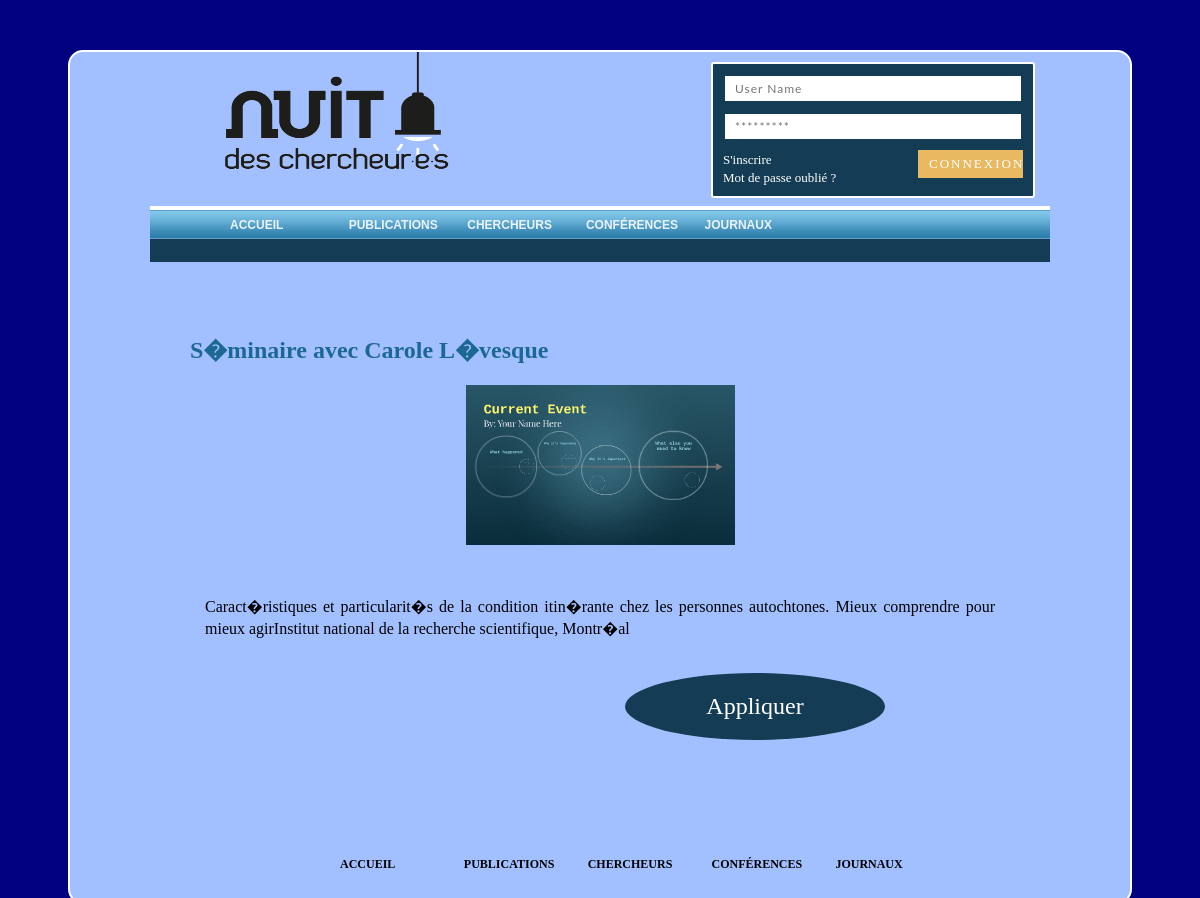
/index.php?page=EventDetails&id=1, run on the app's committed database.
### tables this page shows
CREATE TABLE IF NOT EXISTS `template` (
  `id` int(8) NOT NULL AUTO_INCREMENT,
  `logo` varchar(255) DEFAULT NULL,
  `couleurAccueil` varchar(15) DEFAULT NULL,
  `couleurPublication` varchar(15) DEFAULT NULL,
  `couleurChercheur` varchar(15) DEFAULT NULL,
  `couleurConference` varchar(15) DEFAULT NULL,
  `couleurJourneaux` varchar(15) DEFAULT NULL,
  `couleurMenu` varchar(15) DEFAULT NULL,
  `couleurNews` varchar(15) DEFAULT NULL,
  PRIMARY KEY (`id`)
);

CREATE TABLE IF NOT EXISTS `event` (
  `id` int(11) NOT NULL AUTO_INCREMENT,
  `contain` text NOT NULL,
  `urlEvent` varchar(255) NOT NULL,
  `imgUrl` varchar(255) NOT NULL,
  `titre` varchar(200) NOT NULL,
  PRIMARY KEY (`id`)
);

### Controller/EventDetails.php (called while the page is built, shortened)
<?php
include(dirname(__FILE__) . '/../View/EventDetails.php');
include(dirname(__FILE__) . '/../Model/EventDetails.php');
$connect = new db();
$bdd = $connect->connectDB();
$MDL = new EventDetailsMDL($bdd);
$View = new EventDetailsView($MDL);
$View->SignUp();
$View->eventDetail();

### Model/EventDetails.php (the view, shortened to what this page needs)
<?php
class EventDetailsMDL
{
    private $db;
    public function __construct($db)
    {
        $this->db = $db;
    }
    public function getEventDetails()
    {
        $query_events = "SELECT t.* FROM event t WHERE id = " . $_GET['id'] . "";
        $result_event = $this->db->query($query_events);
        $result_event->setFetchMode(PDO::FETCH_ASSOC);
        $result = $result_event->fetch();
        if ($result) {
            if ($result['imgUrl']) {
                $img = $result['imgUrl'];
            } else
                $img = "assets/image/event.png";
            if ($result['urlEvent']) {
                $url = $result['urlEvent'];
            } else
                $url = "#";
            $tmp = "
                <div class=\"paraEvent\">
                    <h2>" . utf8_encode($result['titre']) . "</h2>
                        <div class=\"imgEvent\">
                            <img src=\"" . $img . "\" alt=\"\" />
                        </div>
                        <div id=\"paragraphNewDetail\">
                            <p>" . utf8_encode($result['contain']) . "</p>
                        <br>
                        <a href=\"" . $url . "\" class=\"btn-Event imgEvent\"><div class='btnEventDiv'>Appliquer</div></a>
                    </div>
                </div>
            ";
        }
        echo $tmp;
    }
}

### View/header.php (shortened to what this page needs)
<!DOCTYPE html>
<html xmlns="http://www.w3.org/1999/html">
<head>
    <link rel="stylesheet" href="assets/css/menuHorizStyle.css" type="text/css"/>
    <link rel="stylesheet" href="assets/css/AccueilStyle.css" media="all" type="text/css"/>
    <link rel="stylesheet" href="assets/css/footerStyle.css" type="text/css"/>
    <link rel="stylesheet" href="assets/css/slidesShowStyle.css" type="text/css"/>
    <link rel="stylesheet" href="assets/css/btnSearch.css" type="text/css"/>
    <link rel="stylesheet" href="assets/css/NewsDetails.css" type="text/css"/>
    <link rel="stylesheet" href="assets/css/News.css" type="text/css"/>
    <link rel="stylesheet" href="assets/css/EventStyle.css" type="text/css"/>
    <link rel="stylesheet" href="assets/css/signeUpStyle.css" type="text/css"/>
    <link rel="stylesheet" href="assets/css/Chercheurs.css" type="text/css"/>
    <link rel="stylesheet" href="assets/css/publication.css" type="text/css"/>
    <link rel="stylesheet" href="assets/css/Journaux.css" type="text/css"/>
    <link rel="stylesheet" href="assets/css/Conferences.css" type="text/css"/>
    <link rel="stylesheet" href="assets/css/commentaire.css" type="text/css"/>
    <link rel="stylesheet" href="assets/css/Issue.css" type="text/css"/>
    <?php
    $connect = new db();
    $bdd = $connect->connectDB();
    $req = $bdd->prepare("SELECT * from template");
    $req->execute();
    $res = $req->fetch();
    ?>
</head>
<body>
<div class="container">
    <nav>
        <?php
        if (isset($_SESSION['userORadmin']) && $_SESSION['userORadmin'] == 0) {
            $logo = (isset($_SESSION['bloquer']) && $_SESSION['bloquer']) ? "#" : "index.php?page=Accueil";
        } elseif (isset($_SESSION['userORadmin']) && $_SESSION['userORadmin'] == 1) {
            $logo = "index.php?page=Admin";
        } else
            $logo = "index.php?page=Accueil";
        echo "<a href=\"$logo\" ><img id=\"logo\" src=\"" . $res['logo'] . "\" width=\"30%\" height=\"150\"></a>";
        ?>
        <?php
        if (isset($_SESSION['nom'])) {
            echo "<div class=\"authentification\"  id=\"login\" >
                                <a id=\"logout-btn\" href=\"Model/Inscription.php?log=out\" value=\"Déconnexion\">Déconnexion</a>
                                <a id=\"profil-btn\" href=\"index.php?page=Profil\" value=\"Profil\">Profil</a>
                      </div>";
        } else {
            echo "<div class=\"authentification\">
                          <form action=\"Model/Inscription.php\" id=\"login\" method=\"post\">
                              <input id=\"UserName\" type=\"text\" placeholder=\"User Name\"  name=\"username\" />
                              <input id=\"Password\" type=\"password\" placeholder=\"*********\" name='password' />
                              <input id=\"login-btn\" type=\"submit\" value=\"Connexion\" />
                              <div class=\"inscrption\">
                                  <a href=\"#\" id=\"show_login\" class=\"inscripLink\"><span>S'inscrire</span></a><br>
                                  <a href=\"#\" id=\"show_pwdRecover\" class=\"inscripLink\"><span>Mot de passe oublié ? </span></a>
                              </div>
                          </form>
                      </div>";
        }
        ?>
        <div id="dolphincontainer">
            <div id="dolphinnav">
                <?php
                if (isset($_GET['page']) AND
                    ($_GET['page'] == "Admin" OR
                        $_GET['page'] == "Template" OR
                        $_GET['page'] == "Contenu" OR
                        $_GET['page'] == "User" OR
                        $_GET['page'] == "Commentaire" OR
                        $_GET['page'] == "EditerContenu" OR
                        $_GET['page'] == "EditerContenuConference" OR
                        $_GET['page'] == "EditerContenuEvent" OR
                        $_GET['page'] == "EditerContenuJournal" OR
                        $_GET['page'] == "EditerContenuPublication")
                ) {
                    echo "
                            <ul>
<li><a href=\"index.php?Admin\" id=Admin\"><span>Accueil</span></a></li>
                                <li><a href=\"index.php?page=Template\" id=\"template\"><span>Gestion Template</span></a></li>
                                <li><a href=\"index.php?page=Contenu\" id=\"contenu\"><span>Gestion De Contenu</span></a></li>
                                <li><a href=\"index.php?page=User\" id=\"utilisateur\"><span>Gestion Utilisateur</span></a></li>
                                <li><a href=\"index.php?page=Commentaire\" id=\"commentaire\"><span>Gestion Commentaire</span></a></li>
                            </ul>
                        ";
                } else {
                    $accueil = (isset($_SESSION['bloquer']) && $_SESSION['bloquer']) ? "#" : "index.php?page=Accueil";
                    $publications = (isset($_SESSION['bloquer']) && $_SESSION['bloquer']) ? "#" : "index.php?page=Publications";
                    $chercheurs = (isset($_SESSION['bloquer']) && $_SESSION['bloquer']) ? "#" : "index.php?page=Chercheurs";
                    $conferences = (isset($_SESSION['bloquer']) && $_SESSION['bloquer']) ? "#" : "index.php?page=Conferences";
                    $journaux = (isset($_SESSION['bloquer']) && $_SESSION['bloquer']) ? "#" : "index.php?page=Journaux";
                    echo "
                            <ul>
                                <li style='width: 10%'><a href=\"$accueil\" id=\"accueil\"><span>Accueil</span></a></li>
                                <li style='width: 10%'><a href=\"$publications\" id=\"pub\"><span>Publications</span></a></li>
                                <li style='width: 10%'><a href=\"$chercheurs\" id=\"chercheuur\"><span>Chercheurs</span></a></li>
                                <li style='width: 10%'><a href=\"$conferences\" id=\"conf\"><span>Conférences</span></a></li>
                                <li style='width: 10%'><a href=\"$journaux\" id=\"Journaux\"><span>Journaux</span></a></li>
                            </ul>
                        ";
                }
                ?>
            </div>
        </div>
    </nav>

### assets/css/menuHorizStyle.css (style rules this page uses)
#dolphincontainer { position: relative; height: 56px; color: #E0E0E0; background: #143D55; width: 100%; font-family: Helvetica, Arial, Verdana, sans-serif; }
#dolphinnav { position: relative; height: 33px; font-size: 12px; text-transform: uppercase; font-weight: bold; background: #fff url('../image/dolphin_bg.gif') repeat-x bottom left; padding: 0 0 0 20px; }
#dolphinnav ul { margin: 0; padding: 0; list-style-type: none; width: auto; float: left; }
#dolphinnav ul li { display: block; float: left; margin-left: 40px; }
#dolphinnav ul li a { display: block; float: left; color: #EAF3F8; text-decoration: none; padding: 0 0 0 20px; height: 33px; }
#dolphinnav ul li a span { padding: 12px 20px 0 0; height: 21px; float: left; }
#logo { margin-left: 50px; margin-right: 50px; }

### assets/css/AccueilStyle.css (style rules this page uses)
body { background-color: navy; }
nav, footer { margin-right: 80px; margin-left: 80px; }
h2 { color: #1D6893; }
.container { overflow: auto; border: 2px solid white; border-radius: 15px; background-color: #a2bfff; margin: 50px 60px 20px; padding-bottom: 20px; }
.authentification { width: 300px; background-color: #143D55; border: 2px solid white; border-radius: 3px; padding: 10px 10px 10px 10px; position: relative; float: right; margin-top: 10px; margin-right: 15px; }
#login #UserName, #login #Password { background-color: #ffffff; border: 2px solid #143D55; padding-top: 5px; padding-right: 10px; padding-left: 10px; padding-bottom: 5px; width: 100%; box-sizing: border-box; font-family: Lato; font-size: 12px; font-weight: normal; letter-spacing: 1px; margin-bottom: 9px; }
#login #login-btn { background-color: #E8B960; border-style: solid; border-width: 1px; border-color: #E8B960; padding: 5px 10px 5px 10px; width: 35%; box-sizing: border-box; font-family: PT sans; font-size: 13px; font-weight: normal; letter-spacing: 2px; text-transform: uppercase; color: #ffffff; float: right; }
.inscripLink { text-decoration: none; font-size: 13px; font-weight: normal; color: #ffffff; }

### assets/css/NewsDetails.css (style rules this page uses)
#paragraphNewDetail { text-align: justify; padding: 30px 15px 15px; }

### assets/css/EventStyle.css (style rules this page uses)
.imgEvent { text-align: center; }
.paraEvent { width: auto; height: auto; margin: 70px 120px; }
.btnEventDiv { text-align: center; width: 260px; padding-top: 20px; padding-bottom: 20px; font-size: x-large; background-color: #143D55; margin-left: 420px; border-radius: 60%; }
.btn-Event { text-decoration: none; color: white; }

### data on the page
template: logo (picture)
event: titre "S�minaire avec Carole L�vesque", contain "Caract�ristiques et particularit�s de la condition itin�rante chez les personnes autochtones. Mieux comprendre pour mieux agirInstitut national de la recherche scientifique, Montr�al"
